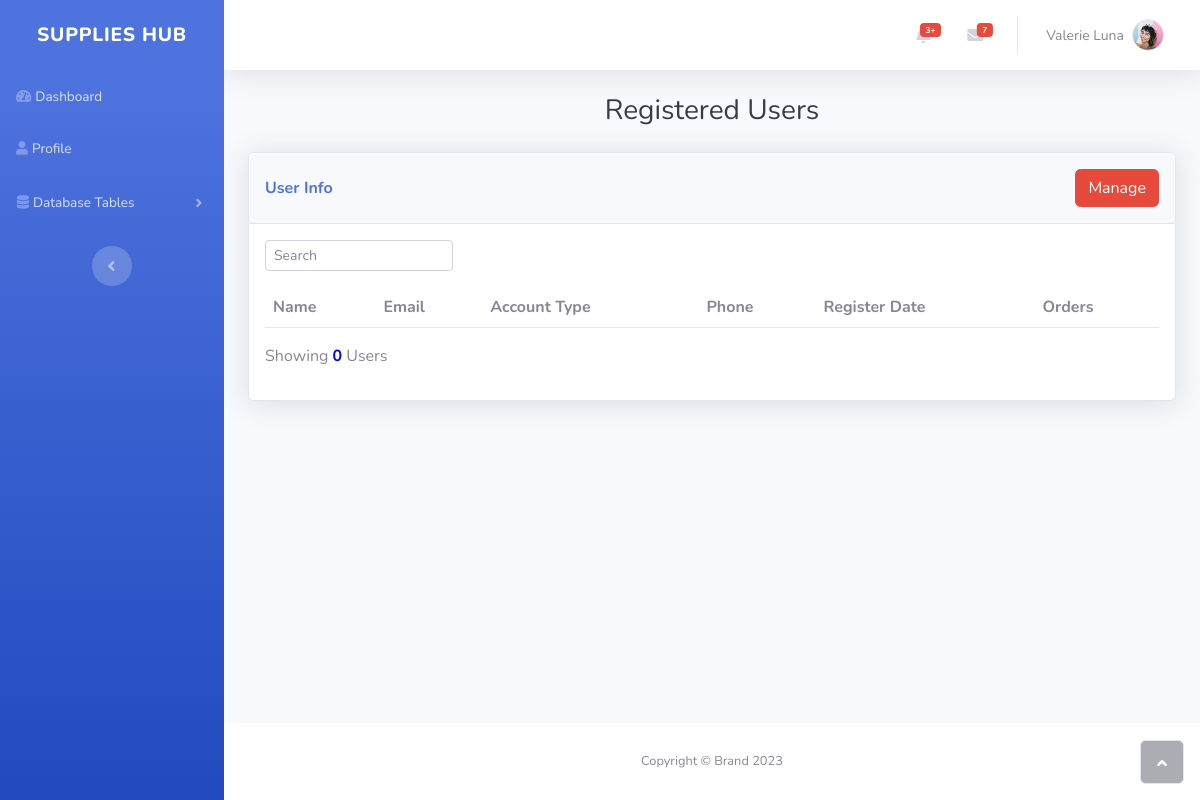
The app's page /admin-ViewUsers.php, older data.
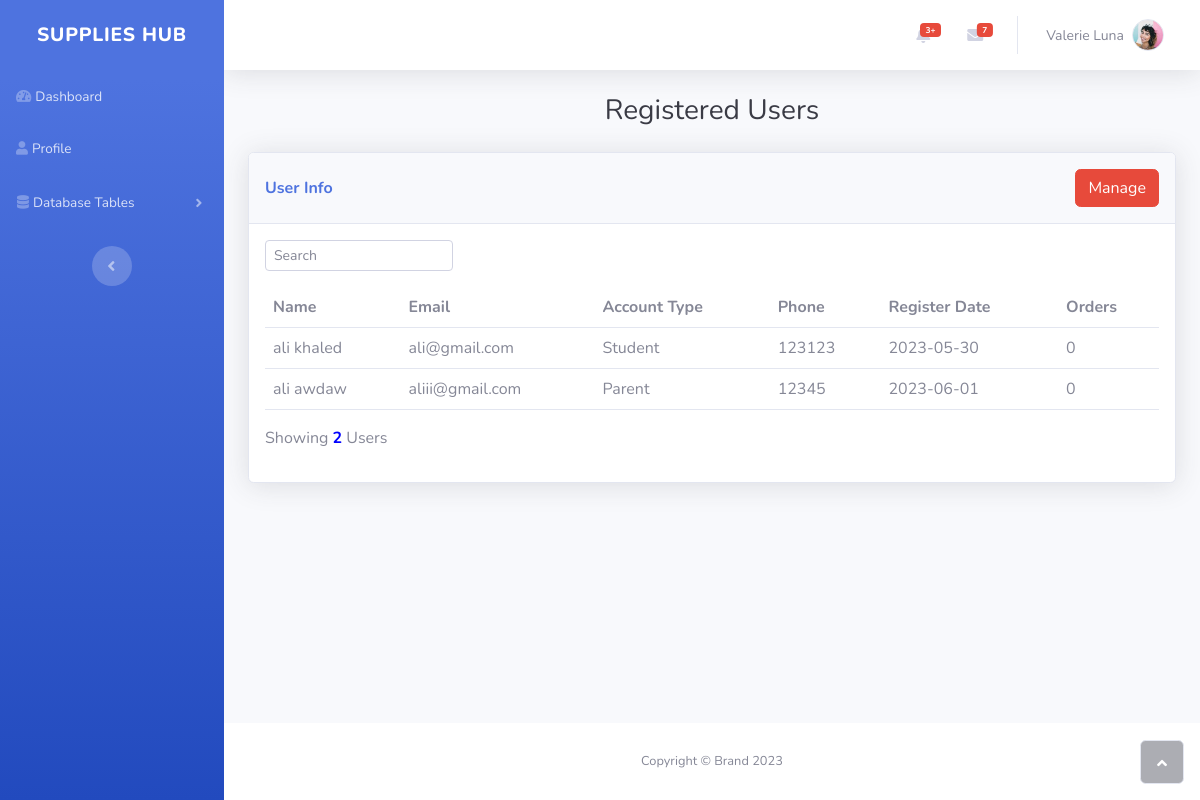
The same page, newer data.
### tables this page shows
CREATE TABLE `usersclass` (
  `id` int(11) NOT NULL,
  `acctype` varchar(255) NOT NULL,
  `email` varchar(255) NOT NULL,
  `password` varchar(255) NOT NULL,
  `fname` varchar(255) NOT NULL,
  `lname` varchar(255) NOT NULL,
  `phone` int(11) DEFAULT NULL,
  `address` varchar(255) DEFAULT NULL,
  `registerdate` date DEFAULT NULL
);

### admin-ViewUsers.php (the view, shortened to what this page needs)
<!DOCTYPE html>
<html lang="en">
<?php
require_once("connect.php");
$sql = "SELECT * FROM usersclass";
$result = mysqli_query($conn, $sql);
?>
<head>
    <link rel="stylesheet" href="assets/bootstrap/css/bootstrap.min.css">
    <link rel="stylesheet" href="https://use.fontawesome.com/releases/v5.12.0/css/all.css">
</head>
<body id="page-top">
    <div id="wrapper">
        <?php
        include("admin-sidebar.php");
        ?>
        <div class="d-flex flex-column" id="content-wrapper">
            <div id="content">
                <?php include("admin-topbar.php"); ?>
                <div class="container-fluid">
                    <h3 class="text-dark mb-4 text-center">Registered Users</h3>
                    <div class="card shadow">
                        <div class="card-header py-3 text-nowrap d-flex justify-content-between align-items-center">
                            <p class="text-primary m-0 fw-bold">User Info</p>
                            <a href="admin-ManageUsers.php" style="display:flex; text-decoration: none;">
                                <button class="btn btn-danger">Manage</button>
                            </a>
                        </div>
                        <div class="card-body">
                            <div class="row">
                                <div class="col-md">
                                    <div class="text-md-start dataTables_filter" id="dataTable_filter"><label class="form-label"><input type="search" class="form-control form-control-sm" aria-controls="dataTable" placeholder="Search"></label></div>
                                </div>
                            </div>
                            <div class="table-responsive table mt-2" id="dataTable" role="grid" aria-describedby="dataTable_info">
                                <table class="table my-0" id="dataTable">
                                    <thead>
                                        <tr>
                                            <th>Name</th>
                                            <th>Email</th>
                                            <th>Account Type</th>
                                            <th>Phone</th>
                                            <th>Register Date</th>
                                            <th>Orders</th>
                                        </tr>
                                    </thead>
                                    <tbody>
                                        <?php
                                        while ($row = mysqli_fetch_assoc($result)) {
                                            echo "<tr>
                                            <td>" . $row['fname'] . " " . $row['lname'] . "</td>";
                                            echo "<td>" . $row['email'] . "</td>";
                                            echo "<td>" . $row['acctype'] . "</td>";
                                            echo "<td>" . $row['phone'] . "</td>";
                                            echo "<td>" . $row['registerdate'] . "</td>";
                                            $sqlOrders = "SELECT COUNT(*) AS ordersmade FROM orders WHERE userid = " . $row['id'];
                                            $resultOrders = mysqli_query($conn, $sqlOrders);
                                            $rowOrders = mysqli_fetch_assoc($resultOrders);
                                            echo "<td>" . $rowOrders['ordersmade'] . "</td>";
                                            echo "</tr>";
                                        }
                                        ?>
                                    </tbody>
                                </table>
                            </div>
                            <div class="row">
                                <div class="col-md-6 align-self-center">
                                    <?php
                                    $sqlCount = "SELECT COUNT(*) AS total FROM usersclass";
                                    $resultCount = mysqli_query($conn, $sqlCount);
                                    $rowCount = mysqli_fetch_assoc($resultCount);
                                    ?>
                                    <p id="dataTable_info" class="dataTables_info" role="status" aria-live="polite">Showing <b style="color:blue"><?php echo $rowCount['total']; ?></b> Users</p>
                                </div>
                                <div class="col-md-6">
                                </div>
                            </div>
                        </div>
                    </div>
                </div>
            </div>
            <footer class="bg-white sticky-footer">
                <div class="container my-auto">
                    <div class="text-center my-auto copyright"><span>Copyright © Brand 2023</span></div>
                </div>
            </footer>
        </div><a class="border rounded d-inline scroll-to-top" href="#page-top"><i class="fas fa-angle-up"></i></a>
    </div>
</body>
</html>

Row changes from the older to the newer data that the page shows:
added usersclass: fname "ali", lname "khaled", email "ali@gmail.com", acctype "Student", phone "123123", registerdate "2023-05-30", ordersmade "0"
added usersclass: fname "ali", lname "awdaw", email "aliii@gmail.com", acctype "Parent", phone "12345", registerdate "2023-06-01", ordersmade "0"
Text that changed along with them:
$rowCount['total']: "0" → "2"
